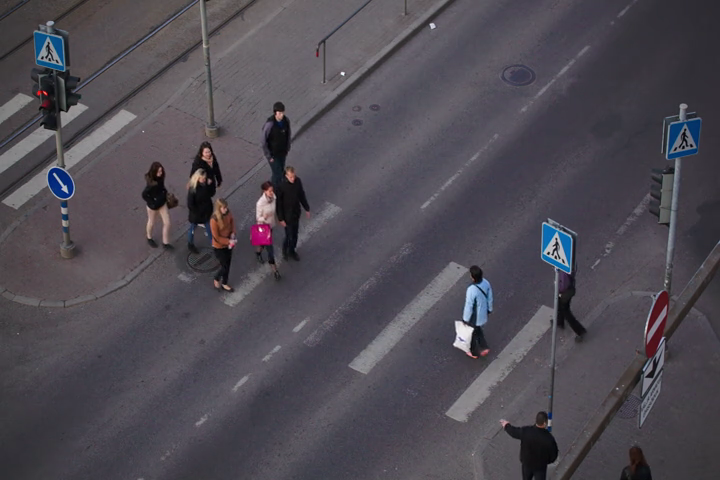
#> input picture frame 27 of Data/street_compressed.mp4, 720 x 480 px, given in place of highway.avi, which was not available
$ jupyter execute --allow-errors test_codes.ipynb   (text cells are left out)
#> lines starting #> are read from the running program, lines starting #| are printed output that depends on the picture; long printed decimals are rounded; pictures that were not available may be replaced by others from this repository, and a replacement may not be noted
[cell 1]
# Import libraries
import numpy as np
import matplotlib.pyplot as plt
import cv2
import time
from scipy.sparse.linalg import svds

[cell 2]
# Load the data
cap = cv2.VideoCapture("highway.avi")
init_frame = 0
num_frames = 30
frames = []
num_channels = 3
frame_num = 0

for i in range(init_frame, num_frames):
    ret, frame = cap.read()
    # convert to grayscale
    # frame = cv2.cvtColor(frame, cv2.COLOR_BGR2GRAY)

    if not ret:
        break
    frame_num += 1
    frames.append(frame)
#> this loop made 30 passes
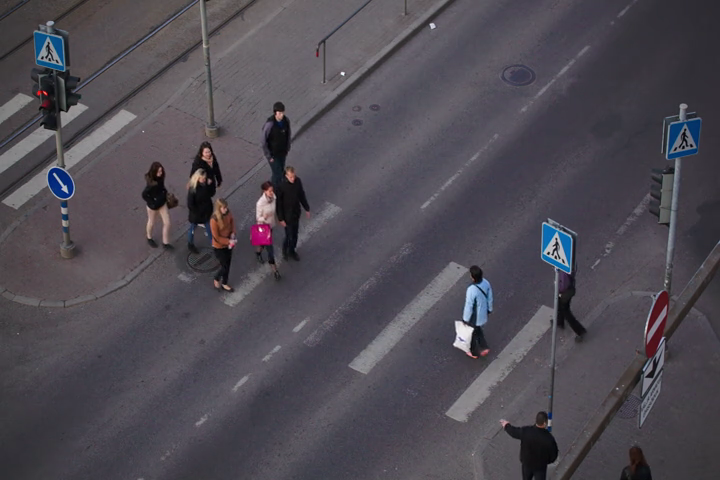
#> input picture frame 27 of Data/street_compressed.mp4, 720 x 480 px, given in place of highway.avi, which was not available
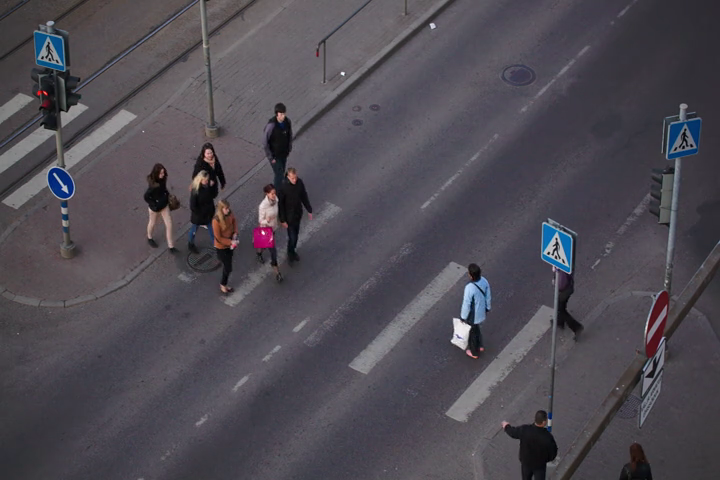
#> input picture frame 28 of Data/street_compressed.mp4, 720 x 480 px, given in place of highway.avi, which was not available
#> after the loop, frame_num = 30; frames = 30 items

cap.release()
num_frames = frame_num
#> num_frames = 30

[cell 3]
# Initialize variables
n, m, _ = frames[0].shape
#> n = 480; m = 720

# Flatten the frame
max_val = np.max(np.abs(frames))
#> max_val = 255
D = np.zeros((n*m*num_channels, num_frames))

for i in range(num_frames):
    D[:, i] = frames[i].flatten()
D = D/max_val

# Add noise
np.random.seed(0)
noise_level = 0.0
D = D + noise_level*np.random.randn(D.shape[0], D.shape[1])

# Sanity check
print(D.shape)
#| (1036800, 30)
print(np.max(D))
#| 1.0

[cell 4]
U, S, V = np.linalg.svd(D, full_matrices=False)
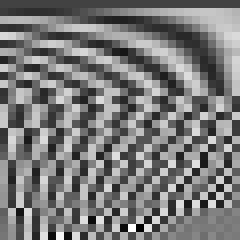
#> V: shape (30, 30) float64 (shown 8 times larger); min -0.39, max 0.41, mean -0.00607; drawn with min black and max white
#> S = 30 values, max 1775.4 at index 0, min 15.18 at index 29, mean 97.03
print(np.dot(U, S))
#> (printed output is left out)

[cell 5]
def algorithm_run(D, lamda, mu, error_tol = 1e-8, max_iter = 100, print_every = 10):
    L = np.zeros(D.shape)
    S = np.zeros(D.shape)
    Y = np.zeros(D.shape)

    iter = 0
    error = np.inf
    mu_inv = 1/mu

    # Solve for L and S
    while error > error_tol and iter < max_iter:
        # L update
        U, s, V = np.linalg.svd(D - S + mu_inv*Y, full_matrices=False)
        # Threshold singular values
        s = np.sign(s)*np.maximum(np.abs(s) - mu, 0)
        L = np.dot(U, np.dot(np.diag(s), V))

        # S update
        M = D - L + mu_inv*Y
        S = np.sign(M)*np.maximum(np.abs(M) - mu*lamda, 0)

        # Y update
        Y = Y + mu*(D - L - S)

        # Error
        error = np.linalg.norm(D - L - S, 'fro')/np.linalg.norm(D, 'fro')
        cvx_error = np.linalg.norm(L, 'nuc') + lamda*np.linalg.norm(S.flatten(), 1)
        iter += 1
        if iter % print_every == 0:
            print(f"Iteration {iter}, error = {cvx_error}", \
                  f"L rank = {np.linalg.matrix_rank(L)}, S l1 = {np.linalg.norm(S.flatten(), 1)}")

    return L, S, cvx_error

[cell 6]
# Cross-validation ranges for hyper-parameters
lambdas = np.logspace(-3, 3, 7)
mus = np.logspace(-3, 1, 4) # [m*n/(4*np.linalg.norm(D, 1))]

# Hyper-parameter tuning
best_error = np.inf
best_lambda = 0
best_mu = 0
#> (the rest of this cell did not finish here and is left out)

[cell 7]
# Run the algorithm with the best hyper-parameters
print("Running the algorithm with the best hyper-parameters", best_lambda, best_mu)
#> (the rest of this cell did not finish here and is left out)

print(f"Error = {error}", f"L rank = {np.linalg.matrix_rank(L)}", f"S L1 = {np.linalg.norm(S.flatten(), 1)}")

#> (a cell that did not finish here is left out)

[cell 9]
k = svds(D, k = 1, return_singular_vectors = True)
print(k[1])
#| [1775.431]
print(k[0].shape, k[1].shape, k[2].shape)
#| (1036800, 1) (1,) (1, 30)

$ run again, starting later in the video
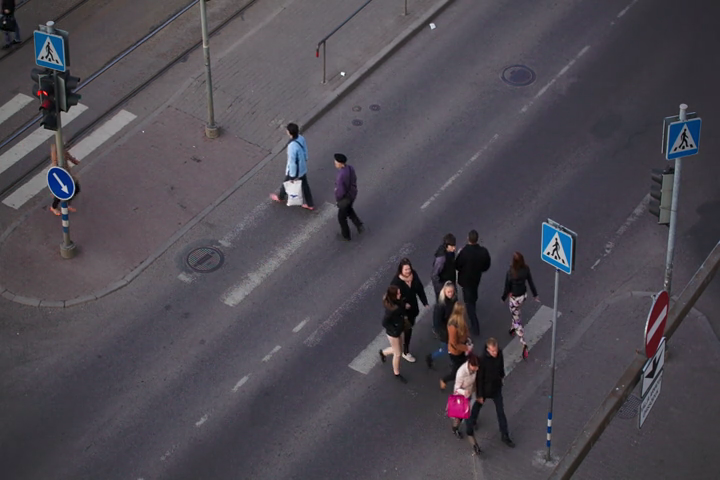
#> input picture frame 125 of Data/street_compressed.mp4, 720 x 480 px, given in place of highway.avi, which was not available
#> the loop `for i in range(init_frame, num_frames):` made 30 passes
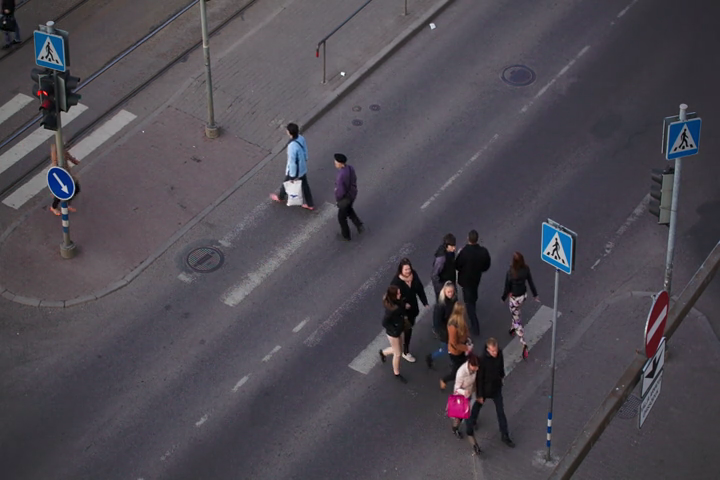
#> input picture frame 125 of Data/street_compressed.mp4, 720 x 480 px, given in place of highway.avi, which was not available
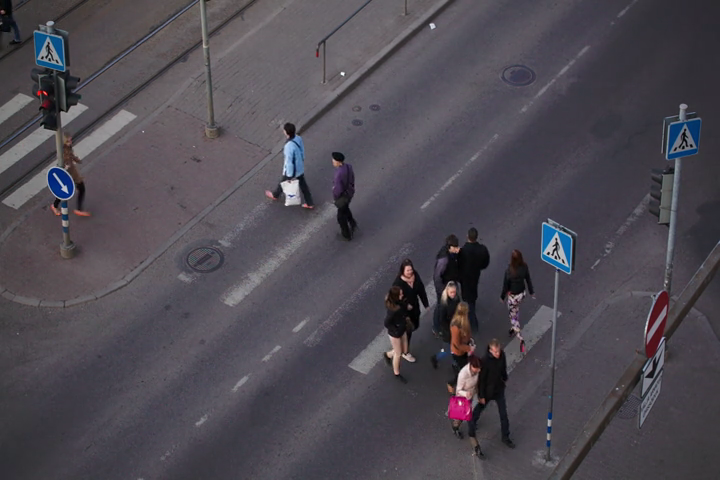
#> input picture frame 126 of Data/street_compressed.mp4, 720 x 480 px, given in place of highway.avi, which was not available
#> after the loop `for i in range(init_frame, num_frames):`: frame_num = 30; frames = 30 items
#> num_frames = 30
#> max_val = 255
#| (1036800, 30)
#| 1.0
#> `U, S, V = np.linalg.svd(D, full_matrices=False)`:
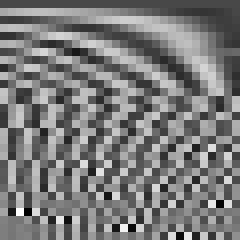
#> V: shape (30, 30) float64 (shown 8 times larger); min -0.44, max 0.462, mean -0.00609; drawn with min black and max white
#> S = 30 values, max 1760.6 at index 0, min 17.72 at index 29, mean 96.82
#> (printed output is left out)
#| [1760.588]
#| (1036800, 1) (1,) (1, 30)

$ run again, starting later in the video
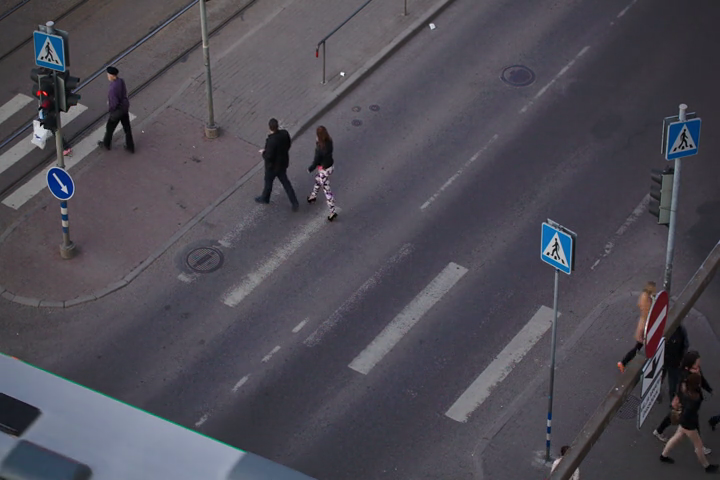
#> input picture frame 222 of Data/street_compressed.mp4, 720 x 480 px, given in place of highway.avi, which was not available
#> the loop `for i in range(init_frame, num_frames):` made 30 passes
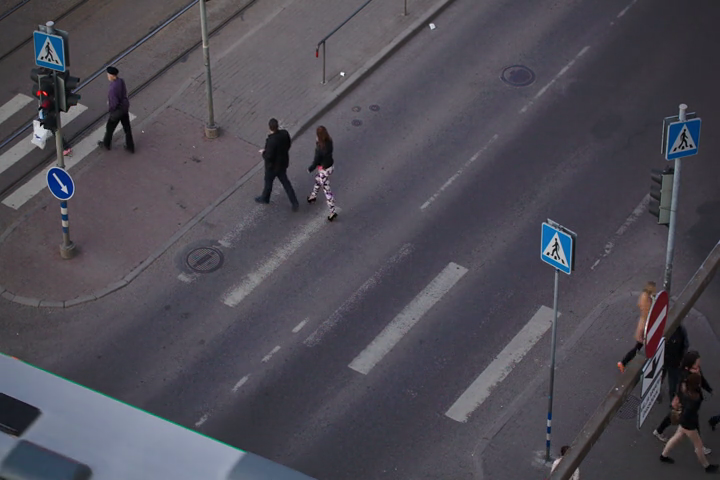
#> input picture frame 222 of Data/street_compressed.mp4, 720 x 480 px, given in place of highway.avi, which was not available
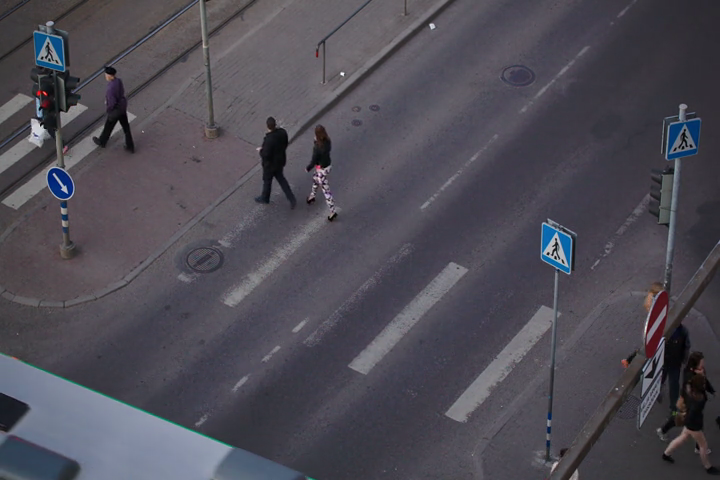
#> input picture frame 223 of Data/street_compressed.mp4, 720 x 480 px, given in place of highway.avi, which was not available
#> after the loop `for i in range(init_frame, num_frames):`: frame_num = 30; frames = 30 items
#> num_frames = 30
#> max_val = 255
#| (1036800, 30)
#| 1.0
#> `U, S, V = np.linalg.svd(D, full_matrices=False)`:
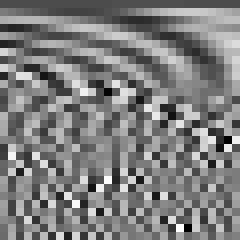
#> V: shape (30, 30) float64 (shown 8 times larger); min -0.467, max 0.464, mean -0.00608; drawn with min black and max white
#> S = 30 values, max 1802.6 at index 0, min 13.57 at index 29, mean 93.17
#> (printed output is left out)
#| [1802.624]
#| (1036800, 1) (1,) (1, 30)
